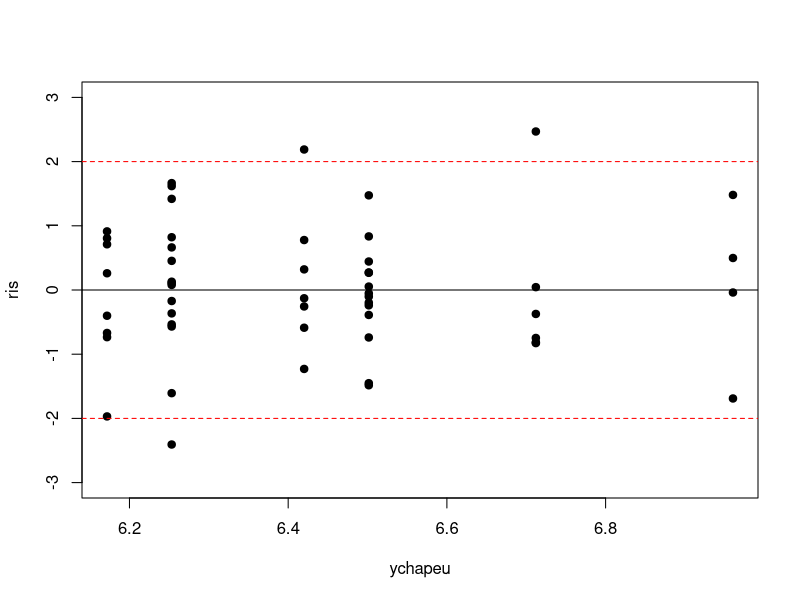
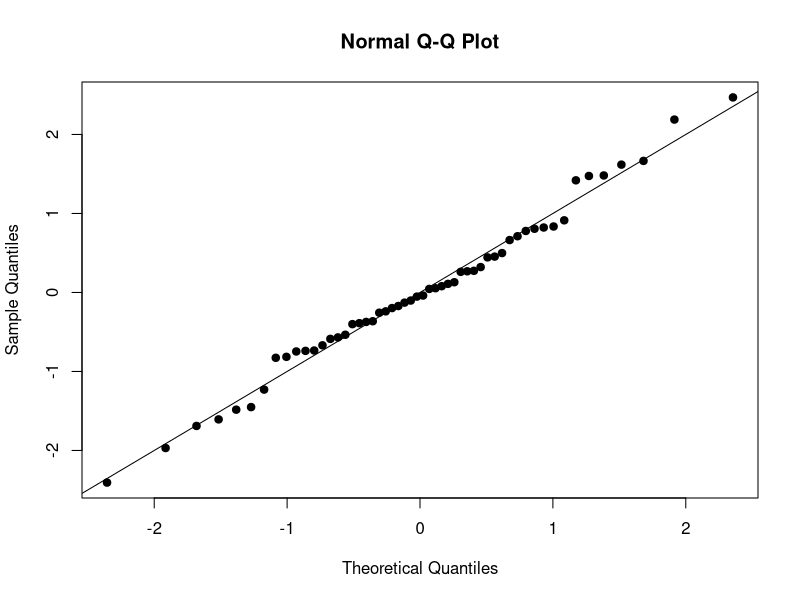

Reproduce these figures in R, in order.

require(dplyr)
require(foreign)

data = foreign::read.spss("tvida.sav", to.data.frame = TRUE)
head(data)

colnames(data) = tolower(colnames(data))

data = data %>% mutate(sexo = ifelse(sexo == "Mulher",1, 0),
               alcool_severo = ifelse(historia_alcool == "Uso severo", 1, 0),
               alcool_moderado = ifelse(historia_alcool == "Uso moderado", 1, 0)) %>% select(-historia_alcool) %>% 
    select(ln_tempo_vida, everything())

head(data)


# a) ----------------------------------------------------------------------


modelo_1 = lm(ln_tempo_vida ~ idade + sexo + alcool_severo + alcool_moderado, data); summary(modelo_1)

qt(0.05/2, 54-5,lower.tail = F)


# b) ----------------------------------------------------------------------

modelo_2 = lm(ln_tempo_vida ~ idade + sexo, data); summary(modelo_2)
anova(modelo_2, modelo_1)

modelo_3 = lm(ln_tempo_vida ~ idade + alcool_severo + alcool_moderado, data)
anova(modelo_3, modelo_1)



# c) ----------------------------------------------------------------------

modelo_4 = lm(ln_tempo_vida ~ sexo + alcool_severo + alcool_moderado, data) #Modelos em idade
anova(modelo_4, modelo_1)

ris = rstandard(modelo_4)
ychapeu = fitted(modelo_4)

plot(ris~ychapeu, pch = 19, ylim = c(-3,3));abline(h = c(-2,0,2),
                                                   lty = c(2,1,2),
                                                   col = c("red","black","red"))
qqnorm(ris, pch = 19);abline(0,1)
shapiro.test(ris)



# d) ----------------------------------------------------------------------


